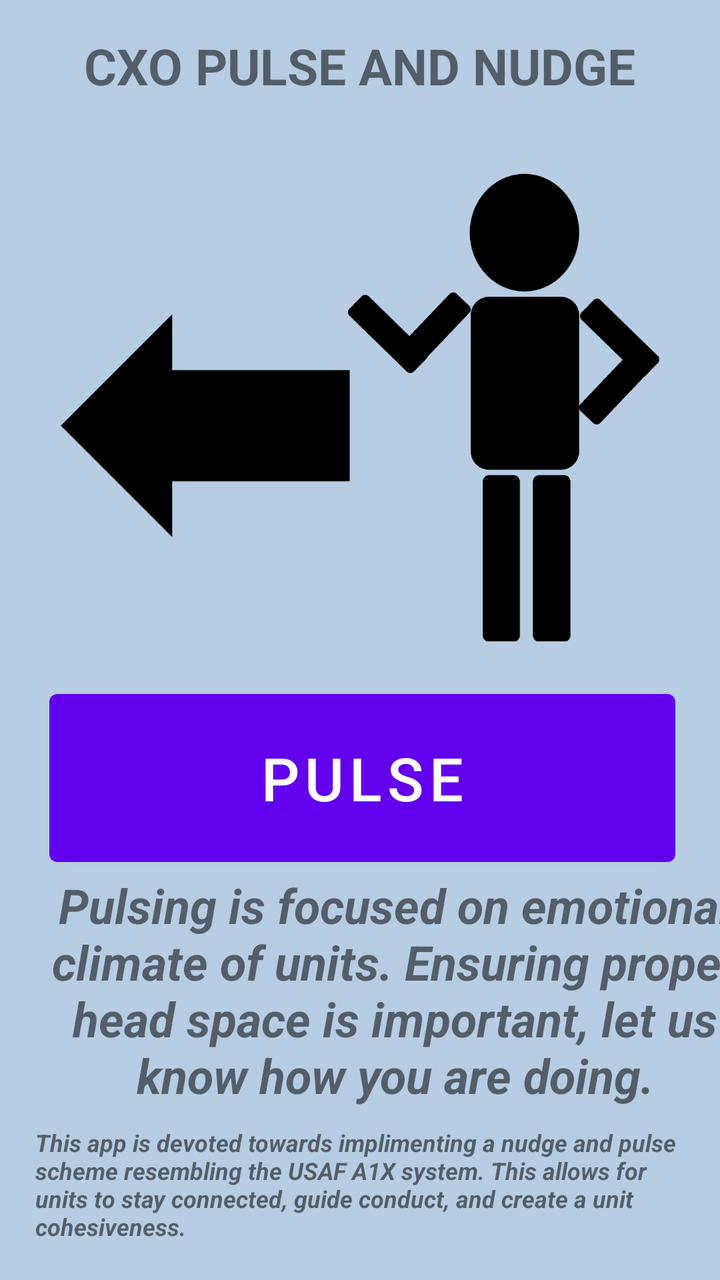
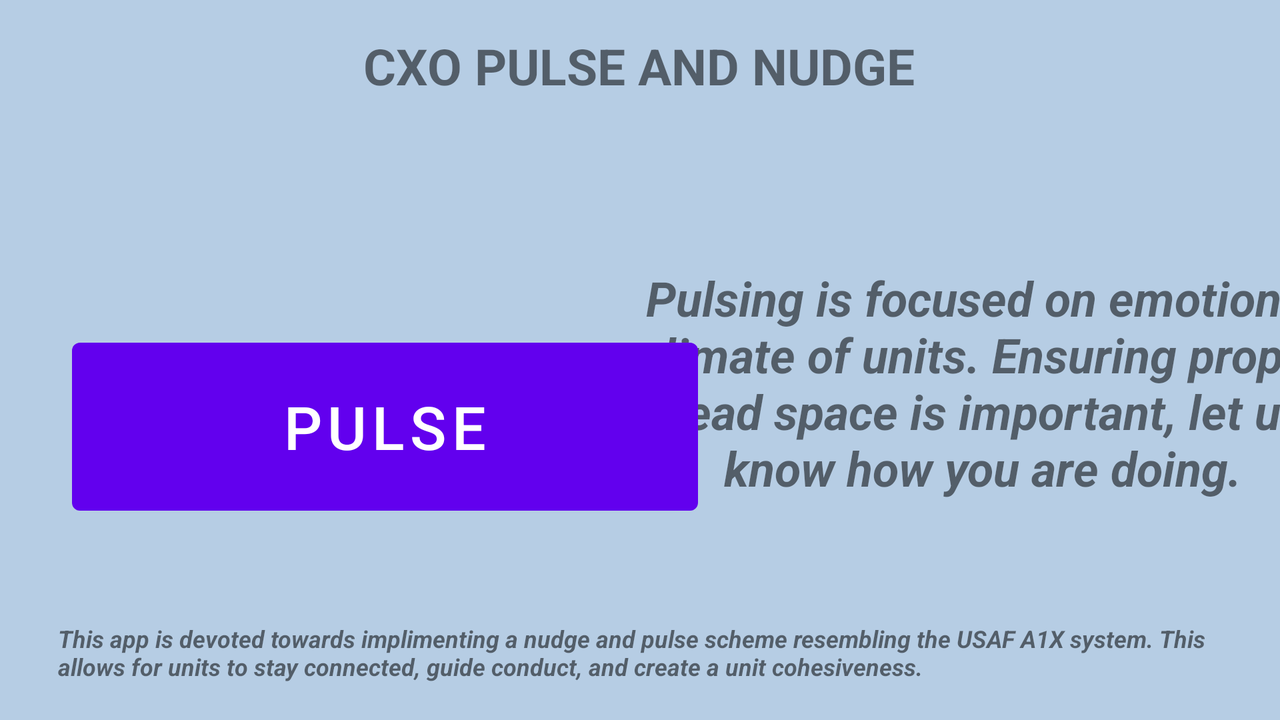

Two renders of one Android screen. The first uses the default layout on a phone; the second uses the alternative layout the repository ships for a different screen configuration, on a matching device. The two XML files are below.
<!-- AndroidManifest.xml: application theme Theme.CXOAPP -->
<!-- res/layout/activity_main3.xml -->
<?xml version="1.0" encoding="utf-8"?>
<androidx.constraintlayout.widget.ConstraintLayout xmlns:android="http://schemas.android.com/apk/res/android"
    xmlns:app="http://schemas.android.com/apk/res-auto"
    xmlns:tools="http://schemas.android.com/tools"
    android:layout_width="match_parent"
    android:layout_height="match_parent"
    android:background="#B6CDE4"
    tools:context=".MainActivity3">

    <TextView
        android:id="@+id/editTextTextPersonName"
        android:layout_width="309dp"
        android:layout_height="69dp"
        android:layout_marginTop="16dp"
        android:background="#006200EE"
        android:ems="12"
        android:text="CXO PULSE AND NUDGE"
        android:textAlignment="center"
        android:textSize="25dp"
        android:textStyle="bold"
        app:layout_constraintEnd_toEndOf="parent"
        app:layout_constraintHorizontal_bias="0.498"
        app:layout_constraintStart_toStartOf="parent"
        app:layout_constraintTop_toTopOf="parent" />

    <TextView
        android:id="@+id/textView2"
        android:layout_width="363dp"
        android:layout_height="129dp"
        android:layout_marginStart="16dp"
        android:text="Pulsing is focused on emotional climate of units. Ensuring proper head space is important, let us know how you are doing."
        android:textAlignment="center"
        android:textSize="24sp"
        android:textStyle="bold|italic"
        app:layout_constraintBottom_toTopOf="@+id/textView"
        app:layout_constraintStart_toStartOf="parent"
        app:layout_constraintTop_toBottomOf="@+id/pulsebtn"
        app:layout_constraintVertical_bias="0.225"
        tools:ignore="MissingConstraints" />

    <Button
        android:id="@+id/pulsebtn"
        android:layout_width="313dp"
        android:layout_height="96dp"
        android:layout_marginTop="256dp"
        android:text="Pulse"
        android:textSize="30sp"
        app:layout_constraintEnd_toEndOf="parent"
        app:layout_constraintHorizontal_bias="0.525"
        app:layout_constraintStart_toStartOf="parent"
        app:layout_constraintTop_toBottomOf="@+id/editTextTextPersonName" />

    <TextView
        android:id="@+id/textView"
        android:layout_width="325dp"
        android:layout_height="61dp"
        android:layout_marginBottom="16dp"
        android:text="This app is devoted towards implimenting a nudge and pulse scheme resembling the USAF A1X system. This allows for units to stay connected, guide conduct, and create a unit cohesiveness. "
        android:textSize="12sp"
        android:textStyle="bold|italic"
        app:layout_constraintBottom_toBottomOf="parent"
        app:layout_constraintEnd_toEndOf="parent"
        app:layout_constraintStart_toStartOf="parent"
        tools:ignore="MissingConstraints" />

    <ImageView
        android:id="@+id/imageView"
        android:layout_width="300dp"
        android:layout_height="300dp"
        app:layout_constraintBottom_toTopOf="@+id/pulsebtn"
        app:layout_constraintEnd_toEndOf="parent"
        app:layout_constraintStart_toStartOf="parent"
        app:layout_constraintTop_toBottomOf="@+id/editTextTextPersonName"
        app:layout_constraintVertical_bias="0.714"
        app:srcCompat="@drawable/pulsing" />

</androidx.constraintlayout.widget.ConstraintLayout>
<!-- resources referenced by this layout -->
<resources>
  <!-- drawable pulsing: png bitmap (drawable, 40031 bytes) -->
  <style name="Theme.CXOAPP" parent="Theme.MaterialComponents.DayNight.DarkActionBar">
          
          <item name="colorPrimary">@color/purple_500</item>
          <item name="colorPrimaryVariant">@color/purple_700</item>
          <item name="colorOnPrimary">@color/white</item>
          
          <item name="colorSecondary">@color/teal_200</item>
          <item name="colorSecondaryVariant">@color/teal_700</item>
          <item name="colorOnSecondary">@color/black</item>
          
          <item name="android:statusBarColor" tools:targetApi="l">?attr/colorPrimaryVariant</item>
          
      </style>
</resources>
<!-- res/layout-land/activity_main3.xml (the repository's variant of the layout above) -->
<!-- drawn on the phone turned sideways -->
<?xml version="1.0" encoding="utf-8"?>
<androidx.constraintlayout.widget.ConstraintLayout xmlns:android="http://schemas.android.com/apk/res/android"
    xmlns:app="http://schemas.android.com/apk/res-auto"
    xmlns:tools="http://schemas.android.com/tools"
    android:layout_width="match_parent"
    android:layout_height="match_parent"
    android:background="#B6CDE4"
    tools:context=".MainActivity3">

    <TextView
        android:id="@+id/editTextTextPersonName"
        android:layout_width="309dp"
        android:layout_height="69dp"
        android:layout_marginTop="16dp"
        android:background="#006200EE"
        android:ems="12"
        android:text="CXO PULSE AND NUDGE"
        android:textAlignment="center"
        android:textSize="25dp"
        android:textStyle="bold"
        app:layout_constraintEnd_toEndOf="parent"
        app:layout_constraintHorizontal_bias="0.498"
        app:layout_constraintStart_toStartOf="parent"
        app:layout_constraintTop_toTopOf="parent" />

    <TextView
        android:id="@+id/textView2"
        android:layout_width="363dp"
        android:layout_height="129dp"
        android:layout_marginTop="64dp"
        android:layout_marginBottom="66dp"
        android:text="Pulsing is focused on emotional climate of units. Ensuring proper head space is important, let us know how you are doing."
        android:textAlignment="center"
        android:textSize="24sp"
        android:textStyle="bold|italic"
        app:layout_constraintBottom_toTopOf="@+id/textView"
        app:layout_constraintEnd_toEndOf="parent"
        app:layout_constraintHorizontal_bias="0.547"
        app:layout_constraintStart_toEndOf="@+id/pulsebtn"
        app:layout_constraintTop_toBottomOf="@+id/editTextTextPersonName"
        tools:ignore="MissingConstraints" />

    <Button
        android:id="@+id/pulsebtn"
        android:layout_width="313dp"
        android:layout_height="96dp"
        android:layout_marginStart="36dp"
        android:layout_marginTop="72dp"
        android:text="Pulse"
        android:textSize="30sp"
        app:layout_constraintBottom_toTopOf="@+id/textView"
        app:layout_constraintStart_toStartOf="parent"
        app:layout_constraintTop_toBottomOf="@+id/editTextTextPersonName"
        app:layout_constraintVertical_bias="0.142" />

    <TextView
        android:id="@+id/textView"
        android:layout_width="582dp"
        android:layout_height="45dp"
        android:layout_marginBottom="4dp"
        android:text="This app is devoted towards implimenting a nudge and pulse scheme resembling the USAF A1X system. This allows for units to stay connected, guide conduct, and create a unit cohesiveness. "
        android:textSize="12sp"
        android:textStyle="bold|italic"
        app:layout_constraintBottom_toBottomOf="parent"
        app:layout_constraintEnd_toEndOf="parent"
        app:layout_constraintStart_toStartOf="parent"
        tools:ignore="MissingConstraints" />

</androidx.constraintlayout.widget.ConstraintLayout>
<!-- resources referenced by the variant -->
<!-- as the phone turned sideways resolves them -->
<resources>
  <style name="Theme.CXOAPP" parent="Theme.MaterialComponents.DayNight.DarkActionBar">
          
          <item name="colorPrimary">@color/purple_500</item>
          <item name="colorPrimaryVariant">@color/purple_700</item>
          <item name="colorOnPrimary">@color/white</item>
          
          <item name="colorSecondary">@color/teal_200</item>
          <item name="colorSecondaryVariant">@color/teal_700</item>
          <item name="colorOnSecondary">@color/black</item>
          
          <item name="android:statusBarColor" tools:targetApi="l">?attr/colorPrimaryVariant</item>
          
      </style>
</resources>
